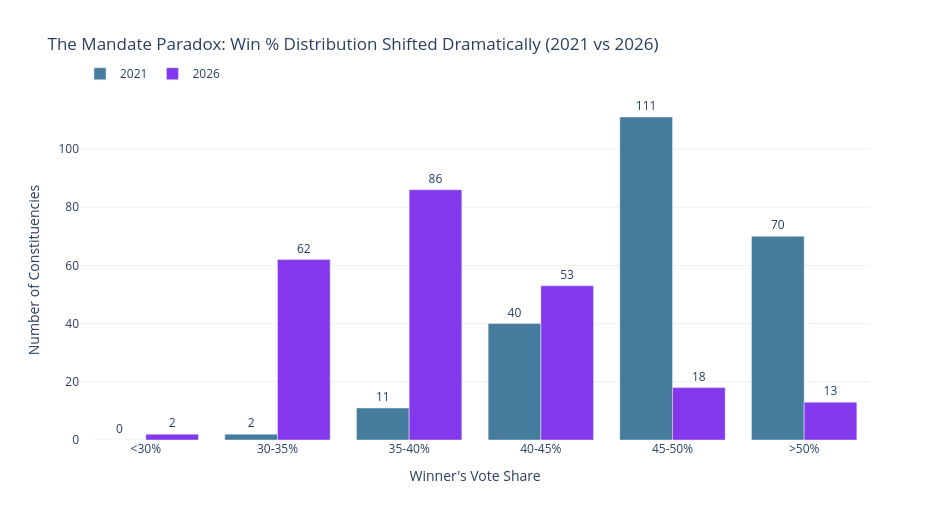

Notebook source saved alongside this figure:
### Markdown cell above
Win % Distribution Chart

### Code cell
output_path = r"C:\Users\anshu\Downloads\tn-election-2026\data\processed"

bins_labels = ["<30%", "30-35%", "35-40%", "40-45%", "45-50%", ">50%"]

counts_2021 = [
    (results["win_pct_2021"] < 30).sum(),
    ((results["win_pct_2021"] >= 30) & (results["win_pct_2021"] < 35)).sum(),
    ((results["win_pct_2021"] >= 35) & (results["win_pct_2021"] < 40)).sum(),
    ((results["win_pct_2021"] >= 40) & (results["win_pct_2021"] < 45)).sum(),
    ((results["win_pct_2021"] >= 45) & (results["win_pct_2021"] < 50)).sum(),
    (results["win_pct_2021"] >= 50).sum(),
]

counts_2026 = [
    (results["win_pct_2026"] < 30).sum(),
    ((results["win_pct_2026"] >= 30) & (results["win_pct_2026"] < 35)).sum(),
    ((results["win_pct_2026"] >= 35) & (results["win_pct_2026"] < 40)).sum(),
    ((results["win_pct_2026"] >= 40) & (results["win_pct_2026"] < 45)).sum(),
    ((results["win_pct_2026"] >= 45) & (results["win_pct_2026"] < 50)).sum(),
    (results["win_pct_2026"] >= 50).sum(),
]

fig2 = go.Figure()
fig2.add_trace(go.Bar(
    name="2021", x=bins_labels, y=counts_2021,
    marker_color="#457B9D",
    text=counts_2021, textposition="outside"
))
fig2.add_trace(go.Bar(
    name="2026", x=bins_labels, y=counts_2026,
    marker_color="#8338EC",
    text=counts_2026, textposition="outside"
))

fig2.update_layout(
    barmode="group",
    title="The Mandate Paradox: Win % Distribution Shifted Dramatically (2021 vs 2026)",
    xaxis_title="Winner's Vote Share",
    yaxis_title="Number of Constituencies",
    width=950,
    height=520,
    paper_bgcolor="white",
    plot_bgcolor="white",
    legend=dict(orientation="h", y=1.12),
    yaxis=dict(gridcolor="#f0f0f0"),
)

fig2.write_image(rf"{output_path}\win_distribution.png", scale=2)
fig2.show()

### Figure 1 — Plotly figure (JSON) as saved in the notebook; plotly's stock layout.template omitted (floating-point values rounded to 4 significant figures)
{"data": [{"marker": {"color": "#457B9D"}, "name": "2021", "text": ["0", "2", "11", "40", "111", "70"], "textposition": "outside", "type": "bar", "x": ["<30%", "30-35%", "35-40%", "40-45%", "45-50%", ">50%"], "y": [0, 2, 11, 40, 111, 70]}, {"marker": {"color": "#8338EC"}, "name": "2026", "text": ["2", "62", "86", "53", "18", "13"], "textposition": "outside", "type": "bar", "x": ["<30%", "30-35%", "35-40%", "40-45%", "45-50%", ">50%"], "y": [2, 62, 86, 53, 18, 13]}], "layout": {"barmode": "group", "height": 520, "legend": {"orientation": "h", "y": 1.12}, "paper_bgcolor": "white", "plot_bgcolor": "white", "title": {"text": "The Mandate Paradox: Win % Distribution Shifted Dramatically (2021 vs 2026)"}, "width": 950, "xaxis": {"title": {"text": "Winner's Vote Share"}}, "yaxis": {"gridcolor": "#f0f0f0", "title": {"text": "Number of Constituencies"}}}}
